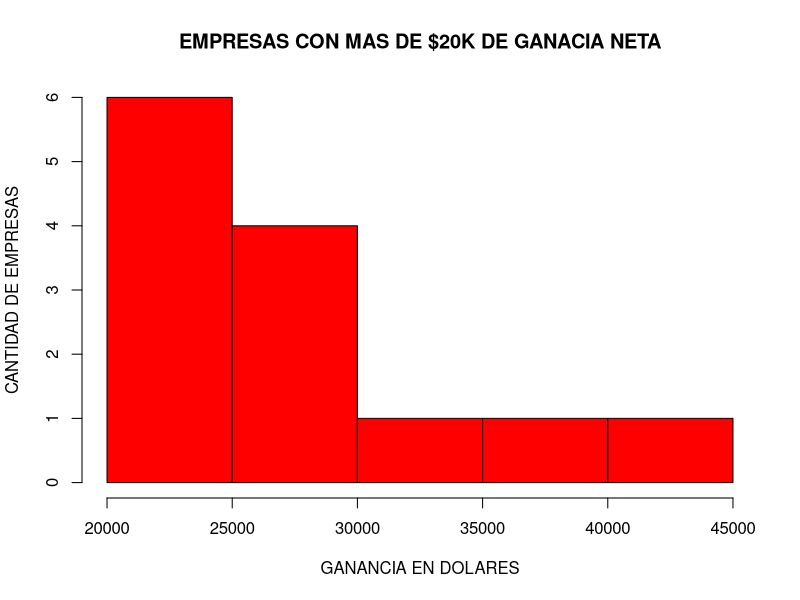

The R script that drew this image:
#ANALISIS DE DATOS PAGINAS AMARILLAS 
#HECHO POR RONNY RAUL ANDRADE MORA

library(dplyr) 
library(tidyr)
library(readxl)

pA = read.csv("Paginas-Amarillas.csv",header = TRUE,sep = ",",na.strings = "" ) #CARGA EL ARCHIVO .csv
pA_sinURL = pA[ , -c(3)] #SE ELIMINA LA COLUMNA URL,NO SIRVE PARA EL ANALISIS
pA_sinNA <- pA_sinURL[complete.cases(pA_sinURL),] # SE SELECCIONA LAS FILAS COMPLETAS (sin NA)
pA_Nombres = pA_sinNA
names(pA_Nombres)[1] = "Empresas"
names(pA_Nombres)[3] = "Ventas 1S"
names(pA_Nombres)[4] = "Ventas 2S"
names(pA_Nombres)[7] = "GananciaTotal"
View(pA_Nombres)
sapply(pA_Nombres, class)


#PREGUNTA 1: MODIFIQUE LAS COLUMNAS DE VENTAS 1S Y VENTAS 2S EN DONDE SI TIENE 
#UNA GANANCIA MAYOR A $10.000 SE COBRE UN IMPUESTOS DEL 10%, Y CREE UN DATAFRAME
#EN DONDE SE PONGA LAS EMPRESAS PAGAN IMPUESTOS DEL 10% EN LOS 2 SEMESTRES.

em = pA_Nombres["Empresas"]
impuesto1S = replace(pA_Nombres$`Ventas 1S`,pA_Nombres$`Ventas 1S` > 10000, "Impuestos 10%")
datos1 =data.frame(Empresas = em,Declaracion1S= impuesto1S)

impuesto2S = replace(pA_Nombres$`Ventas 2S`,pA_Nombres$`Ventas 2S` >10000,"Impuestos 10%")
datos2 =data.frame(Empresas = em, Declaracion2S =impuesto2S)

inter = merge(datos1,datos2)
View(inter)

filtrado=filter(inter, Declaracion1S =="Impuestos 10%" & Declaracion2S == "Impuestos 10%")
View(filtrado)
write.csv(filtrado,"Impuestos a pagar.csv")




#PREGUNTA 2: MUESRTRE UNA GRAFICA EN LA QUE MUESTRE LA CANTIDAD DE EMPRESAS
#QUE TIENEN UNA GANANCIA NETA MAYOR A $20K.

bG = pA_Nombres["GananciaTotal"]
Ndato = data.frame(Empresas = em,GananciaTotal = bG)
View(Ndato)
filtadro2 = filter(Ndato,GananciaTotal >20000)
histograma = hist(x = filtadro2$GananciaTotal, main = "EMPRESAS CON MAS DE $20K DE GANACIA NETA", 
                 xlab = "GANANCIA EN DOLARES", ylab = "CANTIDAD DE EMPRESAS",
                 col = "red")


#PREGUNTA 3: LOS INVERSIONSTA TIENEN UN FONDO PARA COMPRAR EMPRESAS QUE TENGAN UNA GANANCIA NETA 
#MENOR AL $5000, EN DONDE SI LA SUMA DE SUS GANANCIA NETA ES MAYOR A SUS FONDOS NO ES UNA BUENA INVERSION
#SI LA SUMA DE SUS GANANCIA NETA ES MEJOR ES UNA BUENA INVERSION.

fondoInversionistas = 15000
Mdatos = data.frame(Empresas = em,GananciaTotal =bG)
filtrado3 = filter(Mdatos,GananciaTotal < 5000)
View(filtrado3)
vec1 = filtrado3[,2]
sumaMenoresEmpresas = sum(vec1)
if(sumaMenoresEmpresas > fondoInversionistas){
  "Es una inversion arriesgada"
}else{
  "Es una buena inversion"
}




